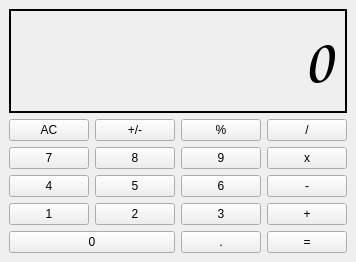
<?xml version="1.0" encoding="UTF-8"?>
<ui version="4.0">
 <class>MainWindow</class>
 <widget class="QMainWindow" name="MainWindow">
  <property name="geometry">
   <rect>
    <x>0</x>
    <y>0</y>
    <width>336</width>
    <height>262</height>
   </rect>
  </property>
  <property name="windowTitle">
   <string>MainWindow</string>
  </property>
  <widget class="QWidget" name="centralwidget">
   <layout class="QGridLayout" name="gridLayout">
    <item row="3" column="1">
     <widget class="QPushButton" name="btn5">
      <property name="text">
       <string>5</string>
      </property>
     </widget>
    </item>
    <item row="3" column="0">
     <widget class="QPushButton" name="btn4">
      <property name="text">
       <string>4</string>
      </property>
     </widget>
    </item>
    <item row="1" column="1">
     <widget class="QPushButton" name="pushButton_2">
      <property name="text">
       <string>+/-</string>
      </property>
     </widget>
    </item>
    <item row="2" column="2">
     <widget class="QPushButton" name="btn9">
      <property name="text">
       <string>9</string>
      </property>
     </widget>
    </item>
    <item row="3" column="3">
     <widget class="QPushButton" name="btnMenos">
      <property name="text">
       <string>-</string>
      </property>
     </widget>
    </item>
    <item row="3" column="2">
     <widget class="QPushButton" name="btn6">
      <property name="text">
       <string>6</string>
      </property>
     </widget>
    </item>
    <item row="1" column="2">
     <widget class="QPushButton" name="pushButton_3">
      <property name="text">
       <string>%</string>
      </property>
     </widget>
    </item>
    <item row="5" column="0">
     <widget class="QPushButton" name="btn1">
      <property name="text">
       <string>1</string>
      </property>
     </widget>
    </item>
    <item row="6" column="3">
     <widget class="QPushButton" name="btnIgual">
      <property name="text">
       <string>=</string>
      </property>
     </widget>
    </item>
    <item row="1" column="0">
     <widget class="QPushButton" name="btnAC">
      <property name="text">
       <string>AC</string>
      </property>
     </widget>
    </item>
    <item row="5" column="3">
     <widget class="QPushButton" name="btnMas">
      <property name="text">
       <string>+</string>
      </property>
     </widget>
    </item>
    <item row="5" column="2">
     <widget class="QPushButton" name="btn3">
      <property name="text">
       <string>3</string>
      </property>
     </widget>
    </item>
    <item row="0" column="0" colspan="4">
     <widget class="QLabel" name="etiqueta">
      <property name="font">
       <font>
        <family>Comic Sans MS</family>
        <pointsize>48</pointsize>
        <bold>true</bold>
       </font>
      </property>
      <property name="layoutDirection">
       <enum>Qt::LeftToRight</enum>
      </property>
      <property name="frameShape">
       <enum>QFrame::WinPanel</enum>
      </property>
      <property name="frameShadow">
       <enum>QFrame::Plain</enum>
      </property>
      <property name="text">
       <string>0</string>
      </property>
      <property name="alignment">
       <set>Qt::AlignRight|Qt::AlignTrailing|Qt::AlignVCenter</set>
      </property>
     </widget>
    </item>
    <item row="6" column="2">
     <widget class="QPushButton" name="btnPunto">
      <property name="text">
       <string>.</string>
      </property>
     </widget>
    </item>
    <item row="1" column="3">
     <widget class="QPushButton" name="btnDivi">
      <property name="text">
       <string>/</string>
      </property>
     </widget>
    </item>
    <item row="2" column="0">
     <widget class="QPushButton" name="btn7">
      <property name="text">
       <string>7</string>
      </property>
     </widget>
    </item>
    <item row="2" column="1">
     <widget class="QPushButton" name="btn8">
      <property name="text">
       <string>8</string>
      </property>
     </widget>
    </item>
    <item row="2" column="3">
     <widget class="QPushButton" name="btnPor">
      <property name="text">
       <string>x</string>
      </property>
     </widget>
    </item>
    <item row="5" column="1">
     <widget class="QPushButton" name="btn2">
      <property name="text">
       <string>2</string>
      </property>
     </widget>
    </item>
    <item row="6" column="0" colspan="2">
     <widget class="QPushButton" name="btn0">
      <property name="text">
       <string>0</string>
      </property>
     </widget>
    </item>
   </layout>
  </widget>
 </widget>
 <resources/>
 <connections/>
</ui>
